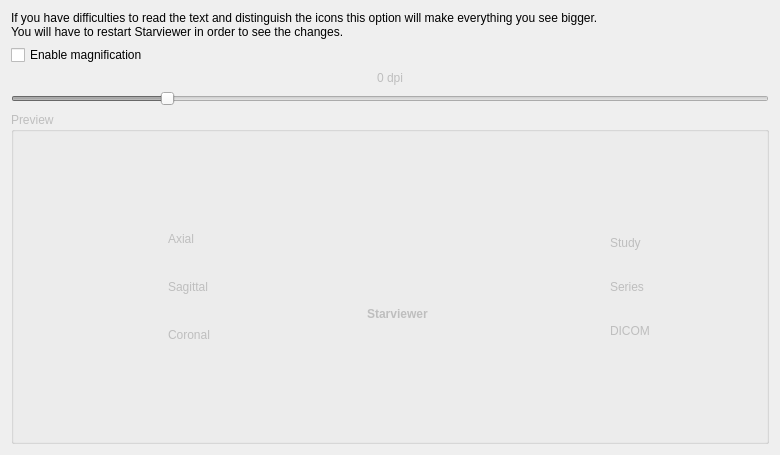
<?xml version="1.0" encoding="UTF-8"?>
<ui version="4.0">
 <class>udg::QDPIConfigurationScreenBase</class>
 <widget class="QWidget" name="udg::QDPIConfigurationScreenBase">
  <property name="geometry">
   <rect>
    <x>0</x>
    <y>0</y>
    <width>780</width>
    <height>455</height>
   </rect>
  </property>
  <property name="sizePolicy">
   <sizepolicy hsizetype="Preferred" vsizetype="MinimumExpanding">
    <horstretch>0</horstretch>
    <verstretch>0</verstretch>
   </sizepolicy>
  </property>
  <property name="windowTitle">
   <string>Magnification</string>
  </property>
  <property name="windowIcon">
   <iconset resource="../main/main.qrc">
    <normaloff>:/images/icons/kmag.svg</normaloff>:/images/icons/kmag.svg</iconset>
  </property>
  <layout class="QGridLayout" name="gridLayout">
   <item row="0" column="0">
    <widget class="QLabel" name="helpLabel">
     <property name="sizePolicy">
      <sizepolicy hsizetype="Preferred" vsizetype="Maximum">
       <horstretch>0</horstretch>
       <verstretch>0</verstretch>
      </sizepolicy>
     </property>
     <property name="text">
      <string>If you have difficulties to read the text and distinguish the icons this option will make everything you see bigger.
You will have to restart Starviewer in order to see the changes.</string>
     </property>
     <property name="wordWrap">
      <bool>true</bool>
     </property>
    </widget>
   </item>
   <item row="1" column="0">
    <widget class="QCheckBox" name="enableCheckbox">
     <property name="text">
      <string>Enable magnification</string>
     </property>
    </widget>
   </item>
   <item row="5" column="0">
    <widget class="QSlider" name="factorSlider">
     <property name="enabled">
      <bool>false</bool>
     </property>
     <property name="minimum">
      <number>-4</number>
     </property>
     <property name="maximum">
      <number>16</number>
     </property>
     <property name="pageStep">
      <number>2</number>
     </property>
     <property name="orientation">
      <enum>Qt::Horizontal</enum>
     </property>
    </widget>
   </item>
   <item row="4" column="0">
    <widget class="QLabel" name="dpiLabel">
     <property name="enabled">
      <bool>false</bool>
     </property>
     <property name="sizePolicy">
      <sizepolicy hsizetype="Preferred" vsizetype="Maximum">
       <horstretch>0</horstretch>
       <verstretch>0</verstretch>
      </sizepolicy>
     </property>
     <property name="text">
      <string>0 dpi</string>
     </property>
     <property name="alignment">
      <set>Qt::AlignCenter</set>
     </property>
    </widget>
   </item>
   <item row="6" column="0">
    <widget class="QGroupBox" name="previewGroupBox">
     <property name="enabled">
      <bool>false</bool>
     </property>
     <property name="title">
      <string>Preview</string>
     </property>
     <layout class="QGridLayout" name="gridLayout_5">
      <item row="1" column="1">
       <layout class="QGridLayout" name="gridLayout_3">
        <item row="0" column="1">
         <widget class="QLabel" name="axialLabel">
          <property name="text">
           <string>Axial</string>
          </property>
         </widget>
        </item>
        <item row="0" column="0">
         <widget class="QWidget" name="axialIcon" native="true">
          <property name="minimumSize">
           <size>
            <width>32</width>
            <height>32</height>
           </size>
          </property>
          <property name="maximumSize">
           <size>
            <width>32</width>
            <height>32</height>
           </size>
          </property>
          <property name="styleSheet">
           <string notr="true">image: url(:/images/icons/axial.svg);</string>
          </property>
         </widget>
        </item>
        <item row="1" column="1">
         <widget class="QLabel" name="sagittalLabel">
          <property name="text">
           <string>Sagittal</string>
          </property>
         </widget>
        </item>
        <item row="2" column="1">
         <widget class="QLabel" name="coronalLabel">
          <property name="text">
           <string>Coronal</string>
          </property>
         </widget>
        </item>
        <item row="1" column="0">
         <widget class="QWidget" name="sagittalIcon" native="true">
          <property name="minimumSize">
           <size>
            <width>32</width>
            <height>32</height>
           </size>
          </property>
          <property name="maximumSize">
           <size>
            <width>32</width>
            <height>32</height>
           </size>
          </property>
          <property name="styleSheet">
           <string notr="true">image: url(:/images/icons/sagittal.svg);</string>
          </property>
         </widget>
        </item>
        <item row="2" column="0">
         <widget class="QWidget" name="coronalIcon" native="true">
          <property name="minimumSize">
           <size>
            <width>32</width>
            <height>32</height>
           </size>
          </property>
          <property name="maximumSize">
           <size>
            <width>32</width>
            <height>32</height>
           </size>
          </property>
          <property name="styleSheet">
           <string notr="true">image: url(:/images/icons/coronal.svg);</string>
          </property>
         </widget>
        </item>
       </layout>
      </item>
      <item row="0" column="1" colspan="5">
       <spacer name="verticalSpacer">
        <property name="orientation">
         <enum>Qt::Vertical</enum>
        </property>
        <property name="sizeHint" stdset="0">
         <size>
          <width>20</width>
          <height>40</height>
         </size>
        </property>
       </spacer>
      </item>
      <item row="1" column="5">
       <layout class="QGridLayout" name="gridLayout_4">
        <item row="0" column="1">
         <widget class="QLabel" name="studyLabel">
          <property name="text">
           <string>Study</string>
          </property>
         </widget>
        </item>
        <item row="0" column="0">
         <widget class="QWidget" name="studyIcon" native="true">
          <property name="minimumSize">
           <size>
            <width>16</width>
            <height>16</height>
           </size>
          </property>
          <property name="maximumSize">
           <size>
            <width>16</width>
            <height>16</height>
           </size>
          </property>
          <property name="styleSheet">
           <string notr="true">image: url(:/images/icons/dicom-study-closed.svg);</string>
          </property>
         </widget>
        </item>
        <item row="1" column="1">
         <widget class="QLabel" name="seriesLabel">
          <property name="text">
           <string>Series</string>
          </property>
         </widget>
        </item>
        <item row="2" column="1">
         <widget class="QLabel" name="dicomLabel">
          <property name="text">
           <string>DICOM</string>
          </property>
         </widget>
        </item>
        <item row="1" column="0">
         <widget class="QWidget" name="seriesIcon" native="true">
          <property name="minimumSize">
           <size>
            <width>16</width>
            <height>16</height>
           </size>
          </property>
          <property name="maximumSize">
           <size>
            <width>16</width>
            <height>16</height>
           </size>
          </property>
          <property name="styleSheet">
           <string notr="true">image: url(:/images/icons/dicom-series-closed.svg);</string>
          </property>
         </widget>
        </item>
        <item row="2" column="0">
         <widget class="QWidget" name="dicomIcon" native="true">
          <property name="minimumSize">
           <size>
            <width>16</width>
            <height>16</height>
           </size>
          </property>
          <property name="maximumSize">
           <size>
            <width>16</width>
            <height>16</height>
           </size>
          </property>
          <property name="styleSheet">
           <string notr="true">image: url(:/images/icons/dicom-document.svg);</string>
          </property>
         </widget>
        </item>
       </layout>
      </item>
      <item row="1" column="3">
       <layout class="QGridLayout" name="gridLayout_2">
        <item row="1" column="1">
         <widget class="QWidget" name="logoIcon" native="true">
          <property name="minimumSize">
           <size>
            <width>48</width>
            <height>48</height>
           </size>
          </property>
          <property name="maximumSize">
           <size>
            <width>48</width>
            <height>48</height>
           </size>
          </property>
          <property name="styleSheet">
           <string notr="true">image: url(:/images/logo/logo.ico);</string>
          </property>
         </widget>
        </item>
        <item row="1" column="2">
         <spacer name="horizontalSpacer_2">
          <property name="orientation">
           <enum>Qt::Horizontal</enum>
          </property>
          <property name="sizeHint" stdset="0">
           <size>
            <width>40</width>
            <height>20</height>
           </size>
          </property>
         </spacer>
        </item>
        <item row="1" column="0">
         <spacer name="horizontalSpacer">
          <property name="orientation">
           <enum>Qt::Horizontal</enum>
          </property>
          <property name="sizeHint" stdset="0">
           <size>
            <width>40</width>
            <height>20</height>
           </size>
          </property>
         </spacer>
        </item>
        <item row="2" column="0" colspan="3">
         <widget class="QLabel" name="logoLabel">
          <property name="text">
           <string>&lt;center&gt;
&lt;b&gt;Starviewer&lt;/b&gt;
&lt;/center&gt;</string>
          </property>
         </widget>
        </item>
        <item row="3" column="0" colspan="3">
         <spacer name="verticalSpacer_3">
          <property name="orientation">
           <enum>Qt::Vertical</enum>
          </property>
          <property name="sizeHint" stdset="0">
           <size>
            <width>20</width>
            <height>40</height>
           </size>
          </property>
         </spacer>
        </item>
        <item row="0" column="0" colspan="3">
         <spacer name="verticalSpacer_4">
          <property name="orientation">
           <enum>Qt::Vertical</enum>
          </property>
          <property name="sizeHint" stdset="0">
           <size>
            <width>20</width>
            <height>40</height>
           </size>
          </property>
         </spacer>
        </item>
       </layout>
      </item>
      <item row="1" column="6">
       <spacer name="horizontalSpacer_4">
        <property name="orientation">
         <enum>Qt::Horizontal</enum>
        </property>
        <property name="sizeHint" stdset="0">
         <size>
          <width>40</width>
          <height>20</height>
         </size>
        </property>
       </spacer>
      </item>
      <item row="1" column="0">
       <spacer name="horizontalSpacer_3">
        <property name="orientation">
         <enum>Qt::Horizontal</enum>
        </property>
        <property name="sizeHint" stdset="0">
         <size>
          <width>40</width>
          <height>20</height>
         </size>
        </property>
       </spacer>
      </item>
      <item row="2" column="1" colspan="5">
       <spacer name="verticalSpacer_2">
        <property name="orientation">
         <enum>Qt::Vertical</enum>
        </property>
        <property name="sizeHint" stdset="0">
         <size>
          <width>20</width>
          <height>40</height>
         </size>
        </property>
       </spacer>
      </item>
      <item row="1" column="2">
       <spacer name="horizontalSpacer_5">
        <property name="orientation">
         <enum>Qt::Horizontal</enum>
        </property>
        <property name="sizeHint" stdset="0">
         <size>
          <width>40</width>
          <height>20</height>
         </size>
        </property>
       </spacer>
      </item>
      <item row="1" column="4">
       <spacer name="horizontalSpacer_6">
        <property name="orientation">
         <enum>Qt::Horizontal</enum>
        </property>
        <property name="sizeHint" stdset="0">
         <size>
          <width>40</width>
          <height>20</height>
         </size>
        </property>
       </spacer>
      </item>
     </layout>
    </widget>
   </item>
  </layout>
 </widget>
 <resources>
  <include location="../main/main.qrc"/>
  <include location="../main/main.qrc"/>
 </resources>
 <connections/>
</ui>
